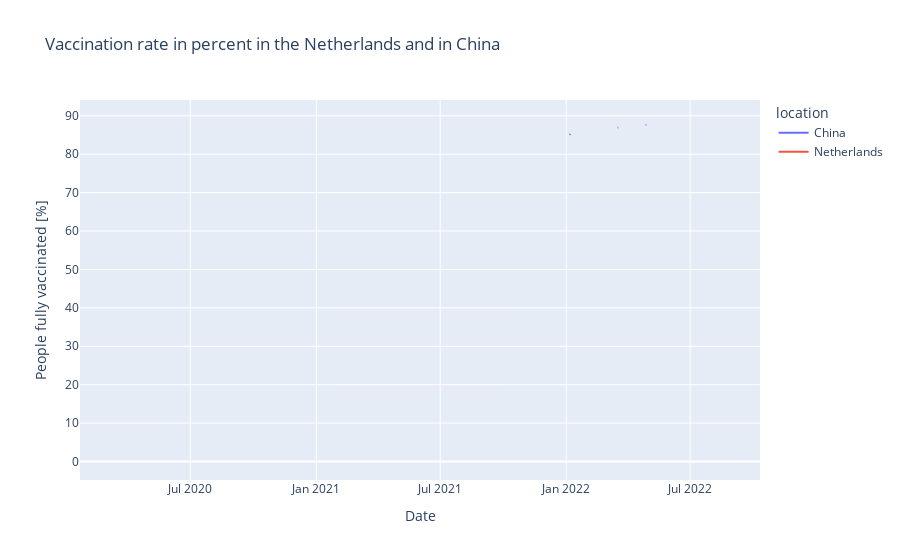

Notebook source saved alongside this figure:
### Markdown cell above
As can be seen above, a tiny peak in covid can also be seen in April 2022.

It is interesting to compare the vaccination rate of the population.

### Code cell
#Interactive plot (color makes possible to select on right of graph)
fig = px.line(Covid_China, x='date', y= 'people_fully_vaccinated_per_hundred' ,color='location',
               title= 'Vaccination rate in percent in the Netherlands and in China',
                labels={
                   #Change label names
                   'people_fully_vaccinated_per_hundred': 'People fully vaccinated [%]',
                   'date': 'Date'
               }, ) 

#Show the graph
fig.show()

### Figure 1 — Plotly figure (JSON) as saved in the notebook; plotly's stock layout.template omitted (floating-point values rounded to 4 significant figures; data arrays with more than 128 entries replaced by an {"elided": "..."} marker saying what was removed)
{"data": [{"hovertemplate": "location=China<br>Date=%{x}<br>People fully vaccinated [%]=%{y}<extra></extra>", "legendgroup": "China", "line": {"color": "#636efa", "dash": "solid"}, "marker": {"symbol": "circle"}, "mode": "lines", "name": "China", "showlegend": true, "type": "scattergl", "x": {"elided": "994 str values"}, "xaxis": "x", "y": {"elided": "994 float values"}, "yaxis": "y"}, {"hovertemplate": "location=Netherlands<br>Date=%{x}<br>People fully vaccinated [%]=%{y}<extra></extra>", "legendgroup": "Netherlands", "line": {"color": "#EF553B", "dash": "solid"}, "marker": {"symbol": "circle"}, "mode": "lines", "name": "Netherlands", "showlegend": true, "type": "scattergl", "x": {"elided": "958 str values"}, "xaxis": "x", "y": {"elided": "958 float values"}, "yaxis": "y"}], "layout": {"legend": {"title": {"text": "location"}, "tracegroupgap": 0}, "title": {"text": "Vaccination rate in percent in the Netherlands and in China"}, "xaxis": {"anchor": "y", "domain": [0, 1], "title": {"text": "Date"}}, "yaxis": {"anchor": "x", "domain": [0, 1], "title": {"text": "People fully vaccinated [%]"}}}}
